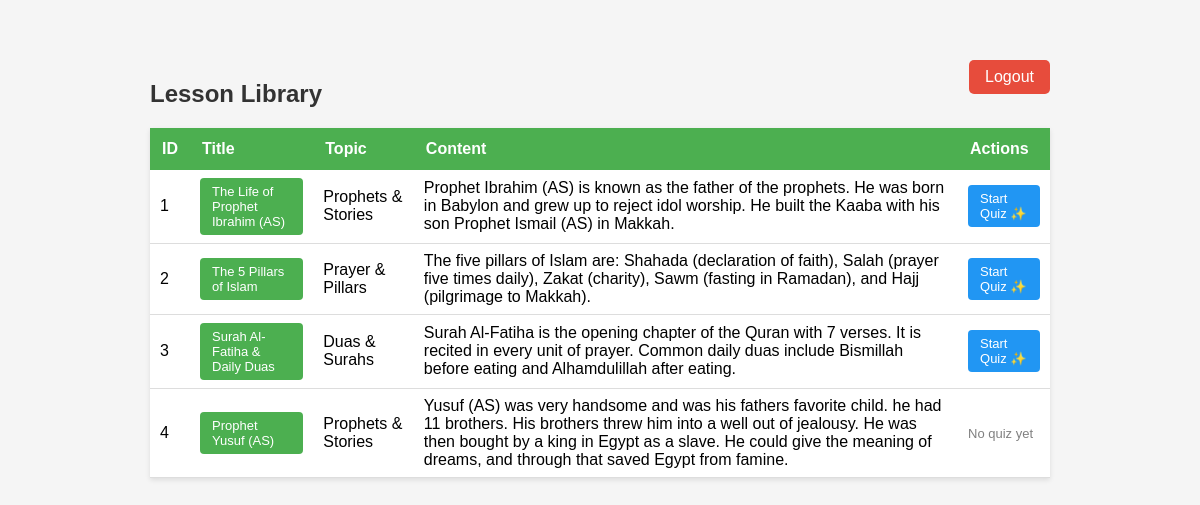
The app's page /lessons, older data.
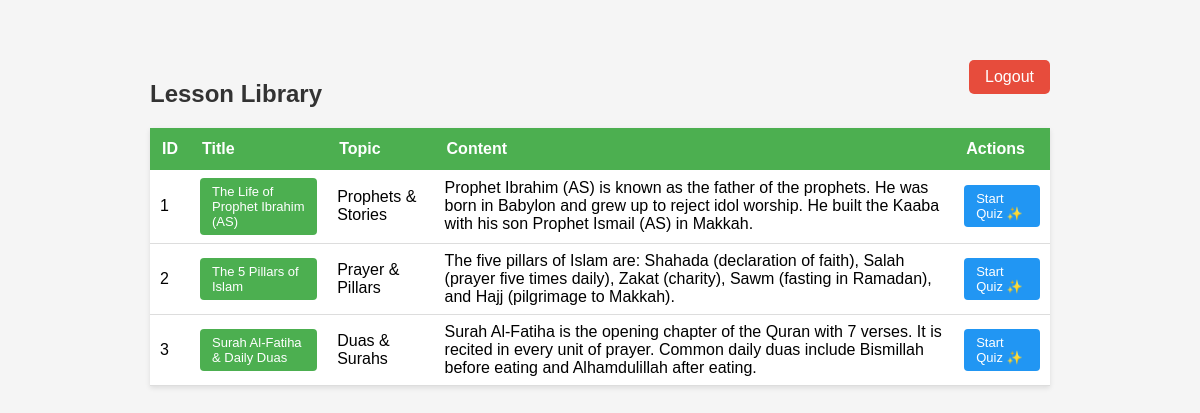
The same page, newer data.
### tables this page shows
CREATE TABLE Quiz (
    quiz_ID INTEGER PRIMARY KEY AUTOINCREMENT,
    lesson_ID INTEGER,
    title VARCHAR(250) NOT NULL,
    FOREIGN KEY (lesson_ID) REFERENCES Lessons(lesson_ID) ON DELETE CASCADE
);

CREATE TABLE Lessons (
    lesson_ID INTEGER PRIMARY KEY AUTOINCREMENT,
    title VARCHAR(250) NOT NULL,
    topic VARCHAR(200),
    content TEXT NOT NULL,
    creation_date DATETIME DEFAULT CURRENT_TIMESTAMP
);

### app.py (the view)
@app.route('/lessons')
def lessons():
    conn = get_db()
    cursor = conn.cursor()
    cursor.execute("SELECT Lessons.*, Quiz.quiz_ID FROM Lessons LEFT JOIN Quiz ON Lessons.lesson_ID = Quiz.lesson_ID")
    lessons = cursor.fetchall()
    conn.close()
    return render_template('lessons.html', lessons = lessons)

### app.py (called while the page is built)
def get_db():
    conn = sqlite3.connect(DB_NAME)
    conn.execute("PRAGMA foreign_keys = ON")  #this enforces FK constraints
    return conn

### templates/lessons.html (shortened to what this page needs)
<!DOCTYPE html>
<html>
<head>
</head>
<body>
<a href="/logout" class="logout">Logout</a>
<h2>Lesson Library</h2>
<table>
    <tr>
        <th>ID</th>
        <th>Title</th>
        <th>Topic</th>
        <th>Content</th>
        <th>Actions</th>
    </tr>
    {% for lesson in lessons %}
    <tr>
        <td>{{ lesson[0] }}</td>
        <td><a class="btn" href="/lesson/{{ lesson[0] }}">{{ lesson[1] }}</a></td>
        <td>{{ lesson[2] }}</td>
        <td>{{ lesson[3] }}</td>
        <td>
            {% if session['role'] == 'teacher' %}
                <a class="btn" href="/edit_lesson/{{ lesson[0] }}">Edit</a>
                <form action="/delete_lesson/{{ lesson[0] }}" method="POST" style="display:inline;">
                    <button class="btn-delete" type="submit" onclick="return confirm('Delete this lesson?')">Delete</button>
                </form>
            {% else %}
                {% if lesson[5] %}
                    <a class="btn-quiz" href="/take_quiz/{{ lesson[5] }}">Start Quiz ✨</a>
                {% else %}
                    <span style="color: gray; font-size: 13px;">No quiz yet</span>
                {% endif %}
            {% endif %}
        </td>
    </tr>
    {% endfor %}
</table>
</body>
</html>

### templates/lessons.html (style rules this page uses)
body { font-family: Arial, sans-serif; max-width: 900px; margin: 40px auto; background-color: #f5f5f5; padding: 20px; }
h2 { color: #333; }
table { width: 100%; border-collapse: collapse; background-color: white; box-shadow: 0 2px 5px rgba(0,0,0,0.1); }
th { background-color: #4CAF50; color: white; padding: 12px; text-align: left; }
td { padding: 8px 10px; border-bottom: 1px solid #ddd; }
.btn { display: inline-block; padding: 6px 12px; background-color: #4CAF50; color: white; text-decoration: none; border-radius: 4px; font-size: 13px; margin: 0; }
.btn-quiz { display: inline-block; padding: 6px 12px; background-color: #2196F3; color: white; text-decoration: none; border-radius: 4px; font-size: 13px; margin: 0; }
.logout { float: right; padding: 8px 16px; background: #e74c3c; color: white; border-radius: 5px; text-decoration: none; }

Row changes from the older to the newer data that the page shows:
removed Lessons: lesson_ID "4", title "Prophet Yusuf (AS)", topic "Prophets & Stories", content "Yusuf (AS) was very handsome and was his fathers favorite child. he had 11 brothers. His brothers threw him into a well out of jealousy. He was then bought by a king in Egypt as a slave. He could give the meaning of dreams, and through that saved Egypt from famine.", shows "No quiz yet"
